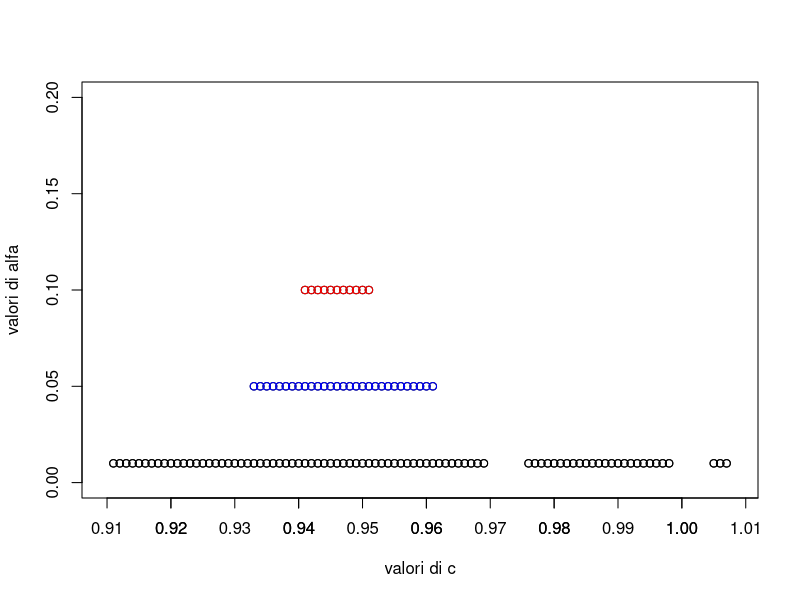

The R script that drew this image: (Note: this script raises an error after producing the figure.)
library("readxl")
#carichiamo il dataset
datimiei<-as.data.frame(read_excel("../datasets/new_sample.xlsx"))
#calcoliamo la lunghezza del campione
n<-nrow(datimiei)
n

###################################################################################
#FUNZIONE PER INDIVIDUARE I VALORI AMMISSIBILI DI C
esito_test<-function(costante,campione,alfa,gradilib){
dati<-trunc(costante*log(campione+1))
massimo<-max(dati)
freqosservate<-table(cut(dati,breaks = c(0,1,2,3,4,5,massimo+0.01),right = FALSE))
lambda<-mean(dati)
distrpois<-c(dpois(0:4,lambda,log = FALSE),1-sum(dpois(0:4,lambda,log = FALSE)))
freqattese<-round(n*distrpois,digits = 2)
chisquare<-round(sum((freqosservate-freqattese)^2/freqattese),digits = 2)
valorecritico<-qchisq(1-alfa,df=gradilib)
frequenze<-as.data.frame(freqosservate)
a<-ifelse(frequenze[2]>=5,1,0)
b<-ifelse(freqattese>=5,1,0)
if(sum(a)<6){return(0)}#ci devono essere almeno 5 osservazioni in ogni classe
if(sum(b)<6){return(0)}#tutte le frequenze attese delle 6 classi devono essere >=5
if(chisquare>=valorecritico){return(0)}else{return(1)} #con zero indichiamo il rifiuto mentre con uno l'accettazione
}
########################################################################################
#FUNZIONE CHE RITORNA I CHISQUARE
trovamiglior_c<-function(costante,campione,alfa,gradilib){
dati<-trunc(costante*log(campione+1))
massimo<-max(dati)
freqosservate<-table(cut(dati,breaks = c(0,1,2,3,4,5,massimo+0.01),right = FALSE))
lambda<-mean(dati)
distrpois<-c(dpois(0:4,lambda,log = FALSE),1-sum(dpois(0:4,lambda,log = FALSE)))
freqattese<-round(n*distrpois,digits = 2)
chisquare<-sum((freqosservate-freqattese)^2/freqattese)
return(chisquare)}

# INDIVIDUIAMO I VALORI DI C PER ALFA PARI A 0.10
c<-0.740
esiti<-0
cc<-0
j<-0.000
for (i in 1:1000){
  esiti[i]<-esito_test((c+j),datimiei$numero_acquisti,0.10,4)
  cc[i]<-c+j
  j<-j+0.001
}
#cbind(cc,esiti)
valc1<-cc[which(esiti>0)] #valori di c per cui il test chi quadrato funziona
valc1

#INDIVIDUIAMO IL VALORE DI C PER CUI IL CHISQUARE è MINIMO
chisquares<-0
for (i in 1:length(valc1))
  {chisquares[i]<-trovamiglior_c(valc1[i],datimiei$numero_acquisti,0.10,4)}
chisquares
miglior<-valc1[which.min(chisquares)]
miglior

######################################################################################

# INDIVIDUIAMO I VALORI DI C PER ALFA PARI A 0.05
c<-0.740
esiti<-0
cc<-0
j<-0.000
for (i in 1:1000){
  esiti[i]<-esito_test((c+j),datimiei$numero_acquisti,0.05,4)
  cc[i]<-c+j
  j<-j+0.001
}
#cbind(cc,esiti)
valc2<-cc[which(esiti>0)] #valori di c per cui il test chi quadrato funziona
valc2

#INDIVIDUIAMO IL VALORE DI C PER CUI IL CHISQUARE è MINIMO
chisquares<-0
for (i in 1:length(valc2))
{chisquares[i]<-trovamiglior_c(valc2[i],datimiei$numero_acquisti,0.05,4)}
round(chisquares,digits=4)
miglior<-valc2[which.min(chisquares)]
miglior
##########################################################################################

# INDIVIDUIAMO I VALORI DI C PER ALFA PARI A 0.01
c<-0.740
esiti<-0
cc<-0
j<-0.000
for (i in 1:1000){
  esiti[i]<-esito_test((c+j),datimiei$numero_acquisti,0.01,4)
  cc[i]<-c+j
  j<-j+0.001
}
#cbind(cc,esiti)
valc3<-cc[which(esiti>0)] #valori di c per cui il test chi quadrato funziona
valc3

#INDIVIDUIAMO IL VALORE DI C PER CUI IL CHISQUARE è MINIMO
chisquares<-0
for (i in 1:length(valc3))
{chisquares[i]<-trovamiglior_c(valc3[i],datimiei$numero_acquisti,0.01,4)}
chisquares
miglior<-valc3[which.min(chisquares)]
miglior
##############################################################################################
#
y1<-rep(0.10,length(valc1))
y2<-rep(0.05,length(valc2))
y3<-rep(0.01,length(valc3))
ascisse1<-c(valc1,valc2,valc3)
ordinate1<-c(y1,y2,y3)
grafico1<-data.frame(ascisse1,ordinate1)

#GRAFIci singoli
#plot(valc1,y1,xlim = c(0.940,0.952),ylim = c(0.000,0.200),col="red")
#plot(valc2,y2,xlim = c(0.932,0.962),ylim = c(0.000,0.200),col="green")
#plot(valc3,y3,xlim = c(0.910,1.008),ylim = c(0.000,0.200),col="blue")

#GRAFICO ACCORPATO 1
plot(grafico1$ascisse1,grafico1$ordinate1,xlim = c(0.910,1.008),ylim = c(0.000,0.200),xlab = "valori di c",ylab = "valori di alfa")
axis(1,at=seq(0.910,1.100,by=0.01),las=0)
points(valc1,y1,col="red")
points(valc2,y2,col="blue")
points(valc3,y3,col="black")
legend(locator(1),c("alfa=0.01","alfa=0.05","alfa=0.10"),pch=c(1,16),col=c("black","blue","red"))
############################################################################################
ascisse2<-c(y1,y2,y3)
ordinate2<-c(valc1,valc2,valc3)
grafico2<-data.frame(ascisse2,ordinate2)

#GRAFICO ACCORPATO 2 (con ascisse e ordinate invertite)
plot(grafico2$ascisse2,grafico2$ordinate2,xlim = c(0.000,0.200),ylim = c(0.910,1.008),xlab = "valori di alfa",ylab = "valori di c")
points(y1,valc1,col="red")
points(y2,valc2,col="blue")
points(y3,valc3,col="black")
legend(locator(1),c("alfa=0.01","alfa=0.05","alfa=0.10"),pch=c(1,16),col=c("black","blue","red"))
